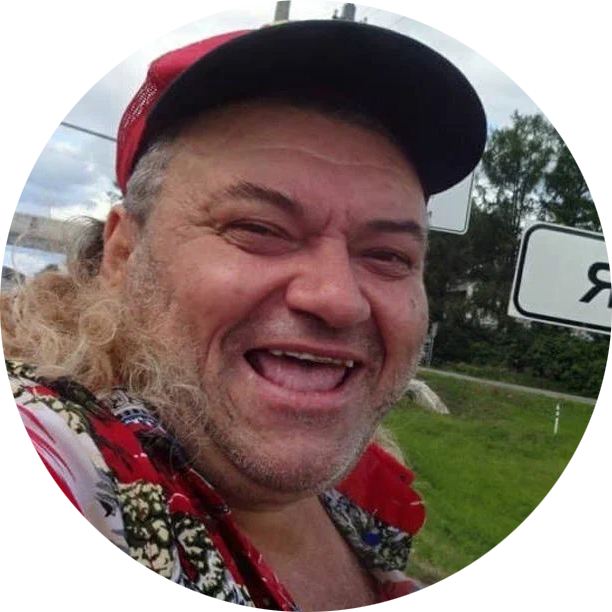
#> input picture suboy.png, 612 x 612 px
$ python test.py
#> lines starting #> are read from the running program, lines starting #| are printed output that depends on the picture
from PIL import Image
import os
from tkinter import Tk, filedialog

def get_image_path():
    root = Tk()
    root.withdraw()
    file_path = filedialog.askopenfilename(
        filetypes=[('Image files', '*.png;*.jpg;*.jpeg;*.bmp;*.tiff'), ('All files', '*.*')]
    )
#> the answer given: suboy.png
#> the answer given: .
    return file_path

def generate_tiles(image_path, output_folder, tile_size=256):
#> called with image_path = 'suboy.png', output_folder = '.', tile_size = 256
    image = Image.open(image_path)
#> image is the input picture: PIL image 612x612 RGBA; mean R, G, B, A 116.9, 97.1, 91, 200.3
    width, height = image.size
#> width = 612; height = 612

    # Определяем максимальный уровень зума
    max_zoom_level = 0
    while (tile_size * (2 ** max_zoom_level) < max(width, height)):
        max_zoom_level += 1
#> after the loop, max_zoom_level = 2

    # Создаем тайлы для каждого уровня масштабирования
    for zoom in range(max_zoom_level + 1):
        num_tiles = 2 ** zoom
        zoom_folder = os.path.join(output_folder, str(zoom))
        os.makedirs(zoom_folder, exist_ok=True)

        # Масштабируем исходное изображение для текущего уровня зума
        scale_factor = 1 / (2 ** (max_zoom_level - zoom))
        scaled_width = int(width * scale_factor)
        scaled_height = int(height * scale_factor)
        scaled_img = image.resize((scaled_width, scaled_height), Image.LANCZOS)

        # Создаем тайлы для текущего уровня масштабирования
        for x in range(num_tiles):
            for y in range(num_tiles):
                left = x * tile_size
                upper = y * tile_size
                right = min((x + 1) * tile_size, scaled_width)
                lower = min((y + 1) * tile_size, scaled_height)

                # Пропускаем пустые тайлы
                if left >= right or upper >= lower:
                    print(f"Skipping invalid tile: zoom={zoom}, x={x}, y={y}, "
                          f"left={left}, upper={upper}, right={right}, lower={lower}")
                    continue

                tile = scaled_img.crop((left, upper, right, lower))

                x_folder = os.path.join(zoom_folder, str(x))
                os.makedirs(x_folder, exist_ok=True)
                tile_path = os.path.join(x_folder, f'{y}.jpg')
                tile.save(tile_path, 'JPEG', quality=90)
#> this loop made 3 passes
#> pass 1, in generate_tiles, `scaled_img = image.resize((scaled_width, scaled_height), Image.LANCZOS)`:
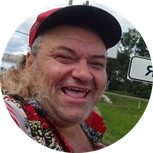
#> scaled_img: PIL image 153x153 RGBA; mean R, G, B, A 87.2, 70.8, 65.7, 200.3; transparent parts drawn white
#> pass 2, in generate_tiles, `tile.save(tile_path, 'JPEG', quality=90)`:
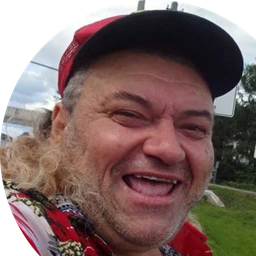
#> saved as 0.jpg: PIL image 256x256 RGBA; mean R, G, B, A 100, 77.7, 74.2, 225.4; transparent parts drawn white
#> pass 2, in generate_tiles, `tile.save(tile_path, 'JPEG', quality=90)`:
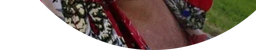
#> saved as 1.jpg: PIL image 256x50 RGBA; mean R, G, B, A 53.9, 41.2, 34, 154.9; transparent parts drawn white
#> after the loop:
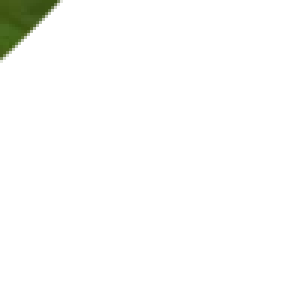
#> tile: PIL image 100x100 RGBA (shown 3 times larger); mean R, G, B, A 68, 85.5, 32, 5.4; transparent parts drawn white

# Получаем путь к изображению через интерфейс
image_path = get_image_path()
if image_path:
    # Папка, куда будут сохраняться тайлы
    output_folder = filedialog.askdirectory(title='Select folder to save tiles')
    if output_folder:
        generate_tiles(image_path, output_folder)
